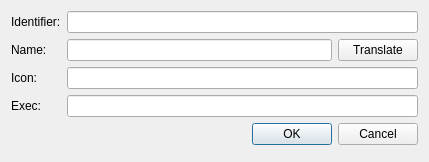
<?xml version="1.0" encoding="UTF-8"?>
<ui version="4.0">
 <class>EditActionDialog</class>
 <widget class="QDialog" name="EditActionDialog">
  <property name="geometry">
   <rect>
    <x>0</x>
    <y>0</y>
    <width>429</width>
    <height>162</height>
   </rect>
  </property>
  <property name="windowTitle">
   <string notr="true">EditActionDialog</string>
  </property>
  <layout class="QFormLayout" name="formLayout">
   <item row="0" column="0">
    <widget class="QLabel" name="label">
     <property name="text">
      <string>Identifier:</string>
     </property>
    </widget>
   </item>
   <item row="0" column="1">
    <widget class="QLineEdit" name="edit_identifier"/>
   </item>
   <item row="1" column="0">
    <widget class="QLabel" name="label_2">
     <property name="text">
      <string>Name:</string>
     </property>
    </widget>
   </item>
   <item row="1" column="1">
    <layout class="QHBoxLayout" name="horizontalLayout">
     <item>
      <widget class="QLineEdit" name="name_edit"/>
     </item>
     <item>
      <widget class="QPushButton" name="translate_name_button">
       <property name="text">
        <string>Translate</string>
       </property>
      </widget>
     </item>
    </layout>
   </item>
   <item row="2" column="0">
    <widget class="QLabel" name="label_3">
     <property name="text">
      <string>Icon:</string>
     </property>
    </widget>
   </item>
   <item row="2" column="1">
    <widget class="QLineEdit" name="icon_edit"/>
   </item>
   <item row="4" column="0">
    <widget class="QLabel" name="label_4">
     <property name="text">
      <string>Exec:</string>
     </property>
    </widget>
   </item>
   <item row="4" column="1">
    <widget class="QLineEdit" name="exec_edit"/>
   </item>
   <item row="5" column="0" colspan="2">
    <widget class="QDialogButtonBox" name="button_box">
     <property name="standardButtons">
      <set>QDialogButtonBox::Cancel|QDialogButtonBox::Ok</set>
     </property>
    </widget>
   </item>
  </layout>
 </widget>
 <resources/>
 <connections/>
</ui>
